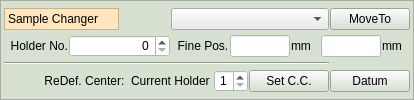
           <widget class="QFrame" name="frame_27">
            <property name="styleSheet">
             <string notr="true">background-color: rgb(215, 225, 210);</string>
            </property>
            <property name="frameShape">
             <enum>QFrame::StyledPanel</enum>
            </property>
            <property name="frameShadow">
             <enum>QFrame::Raised</enum>
            </property>
            <layout class="QGridLayout" name="gridLayout_59">
             <property name="leftMargin">
              <number>3</number>
             </property>
             <property name="topMargin">
              <number>3</number>
             </property>
             <property name="rightMargin">
              <number>3</number>
             </property>
             <property name="bottomMargin">
              <number>3</number>
             </property>
             <property name="spacing">
              <number>1</number>
             </property>
             <item row="2" column="0" colspan="6">
              <widget class="Line" name="line_8">
               <property name="orientation">
                <enum>Qt::Horizontal</enum>
               </property>
              </widget>
             </item>
             <item row="1" column="0">
              <widget class="QLabel" name="label_106">
               <property name="text">
                <string>  Holder No.</string>
               </property>
              </widget>
             </item>
             <item row="0" column="3" colspan="3">
              <widget class="QComboBox" name="ChangerSelect">
               <property name="sizePolicy">
                <sizepolicy hsizetype="Expanding" vsizetype="Fixed">
                 <horstretch>0</horstretch>
                 <verstretch>0</verstretch>
                </sizepolicy>
               </property>
               <property name="maximumSize">
                <size>
                 <width>16777215</width>
                 <height>10000</height>
                </size>
               </property>
               <property name="styleSheet">
                <string notr="true">background-color: rgb(235, 235, 235);</string>
               </property>
              </widget>
             </item>
             <item row="0" column="0" colspan="2">
              <widget class="QLabel" name="label_102">
               <property name="sizePolicy">
                <sizepolicy hsizetype="Maximum" vsizetype="Preferred">
                 <horstretch>0</horstretch>
                 <verstretch>0</verstretch>
                </sizepolicy>
               </property>
               <property name="maximumSize">
                <size>
                 <width>300</width>
                 <height>16777215</height>
                </size>
               </property>
               <property name="styleSheet">
                <string notr="true">background-color: rgb(255, 230,190);</string>
               </property>
               <property name="frameShape">
                <enum>QFrame::StyledPanel</enum>
               </property>
               <property name="frameShadow">
                <enum>QFrame::Raised</enum>
               </property>
               <property name="text">
                <string>Sample Changer</string>
               </property>
              </widget>
             </item>
             <item row="1" column="3">
              <widget class="QLabel" name="label_107">
               <property name="text">
                <string>  Fine Pos.</string>
               </property>
              </widget>
             </item>
             <item row="1" column="1" colspan="2">
              <widget class="QSpinBox" name="ChangerToGoHolderSelect">
               <property name="maximumSize">
                <size>
                 <width>1000000</width>
                 <height>16777215</height>
                </size>
               </property>
               <property name="styleSheet">
                <string notr="true">background-color: rgb(255, 255, 255);</string>
               </property>
               <property name="alignment">
                <set>Qt::AlignRight|Qt::AlignTrailing|Qt::AlignVCenter</set>
               </property>
              </widget>
             </item>
             <item row="0" column="6">
              <widget class="QPushButton" name="ChangerGo">
               <property name="sizePolicy">
                <sizepolicy hsizetype="Preferred" vsizetype="Fixed">
                 <horstretch>0</horstretch>
                 <verstretch>0</verstretch>
                </sizepolicy>
               </property>
               <property name="maximumSize">
                <size>
                 <width>100000</width>
                 <height>16777215</height>
                </size>
               </property>
               <property name="toolTip">
                <string>&lt;html&gt;&lt;head/&gt;&lt;body&gt;&lt;p&gt;Get the selected range of the selected sensor.&lt;/p&gt;&lt;/body&gt;&lt;/html&gt;</string>
               </property>
               <property name="styleSheet">
                <string notr="true"/>
               </property>
               <property name="text">
                <string>MoveTo</string>
               </property>
              </widget>
             </item>
             <item row="1" column="4" colspan="3">
              <layout class="QGridLayout" name="gridLayout_60">
               <property name="spacing">
                <number>1</number>
               </property>
               <item row="0" column="0">
                <widget class="QLineEdit" name="ChangerToGoFinePosition1">
                 <property name="sizePolicy">
                  <sizepolicy hsizetype="Preferred" vsizetype="Fixed">
                   <horstretch>0</horstretch>
                   <verstretch>0</verstretch>
                  </sizepolicy>
                 </property>
                 <property name="maximumSize">
                  <size>
                   <width>60</width>
                   <height>16777215</height>
                  </size>
                 </property>
                 <property name="styleSheet">
                  <string notr="true">background-color: rgb(255, 255, 255);</string>
                 </property>
                 <property name="alignment">
                  <set>Qt::AlignRight|Qt::AlignTrailing|Qt::AlignVCenter</set>
                 </property>
                </widget>
               </item>
               <item row="0" column="2">
                <widget class="QLineEdit" name="ChangerToGoFinePosition2">
                 <property name="sizePolicy">
                  <sizepolicy hsizetype="Preferred" vsizetype="Fixed">
                   <horstretch>0</horstretch>
                   <verstretch>0</verstretch>
                  </sizepolicy>
                 </property>
                 <property name="maximumSize">
                  <size>
                   <width>60</width>
                   <height>16777215</height>
                  </size>
                 </property>
                 <property name="styleSheet">
                  <string notr="true">background-color: rgb(255, 255, 255);</string>
                 </property>
                 <property name="alignment">
                  <set>Qt::AlignRight|Qt::AlignTrailing|Qt::AlignVCenter</set>
                 </property>
                </widget>
               </item>
               <item row="0" column="1">
                <widget class="QLabel" name="ChangerUnit1">
                 <property name="text">
                  <string>mm</string>
                 </property>
                </widget>
               </item>
               <item row="0" column="3">
                <widget class="QLabel" name="ChangerUnit2">
                 <property name="text">
                  <string>mm</string>
                 </property>
                </widget>
               </item>
              </layout>
             </item>
             <item row="3" column="0" colspan="7">
              <layout class="QGridLayout" name="gridLayout_58">
               <property name="spacing">
                <number>1</number>
               </property>
               <item row="0" column="1">
                <widget class="QLabel" name="label_108">
                 <property name="text">
                  <string>ReDef. Center:  Current Holder </string>
                 </property>
                 <property name="alignment">
                  <set>Qt::AlignRight|Qt::AlignTrailing|Qt::AlignVCenter</set>
                 </property>
                </widget>
               </item>
               <item row="0" column="2">
                <widget class="QSpinBox" name="ChangerCurrentHolder">
                 <property name="maximumSize">
                  <size>
                   <width>1000000</width>
                   <height>16777215</height>
                  </size>
                 </property>
                 <property name="toolTip">
                  <string>&lt;html&gt;&lt;head/&gt;&lt;body&gt;&lt;p&gt;Select a sample holder of which center is at the beam position.&lt;/p&gt;&lt;/body&gt;&lt;/html&gt;</string>
                 </property>
                 <property name="styleSheet">
                  <string notr="true">background-color: rgb(255, 255, 255);</string>
                 </property>
                 <property name="alignment">
                  <set>Qt::AlignRight|Qt::AlignTrailing|Qt::AlignVCenter</set>
                 </property>
                 <property name="minimum">
                  <number>1</number>
                 </property>
                 <property name="maximum">
                  <number>9</number>
                 </property>
                </widget>
               </item>
               <item row="0" column="0">
                <spacer name="horizontalSpacer_23">
                 <property name="orientation">
                  <enum>Qt::Horizontal</enum>
                 </property>
                 <property name="sizeHint" stdset="0">
                  <size>
                   <width>40</width>
                   <height>20</height>
                  </size>
                 </property>
                </spacer>
               </item>
               <item row="0" column="4">
                <widget class="QPushButton" name="DatumChanger">
                 <property name="styleSheet">
                  <string notr="true"/>
                 </property>
                 <property name="text">
                  <string>Datum</string>
                 </property>
                </widget>
               </item>
               <item row="0" column="3">
                <widget class="QPushButton" name="SetChangerCenter">
                 <property name="sizePolicy">
                  <sizepolicy hsizetype="Preferred" vsizetype="Fixed">
                   <horstretch>0</horstretch>
                   <verstretch>0</verstretch>
                  </sizepolicy>
                 </property>
                 <property name="maximumSize">
                  <size>
                   <width>10000000</width>
                   <height>16777215</height>
                  </size>
                 </property>
                 <property name="toolTip">
                  <string>&lt;html&gt;&lt;head/&gt;&lt;body&gt;&lt;p&gt;Let the center of the selected No. of the sample holder is at the beam position.&lt;/p&gt;&lt;/body&gt;&lt;/html&gt;</string>
                 </property>
                 <property name="styleSheet">
                  <string notr="true"/>
                 </property>
                 <property name="text">
                  <string>Set C.C.</string>
                 </property>
                </widget>
               </item>
              </layout>
             </item>
            </layout>
           </widget>
